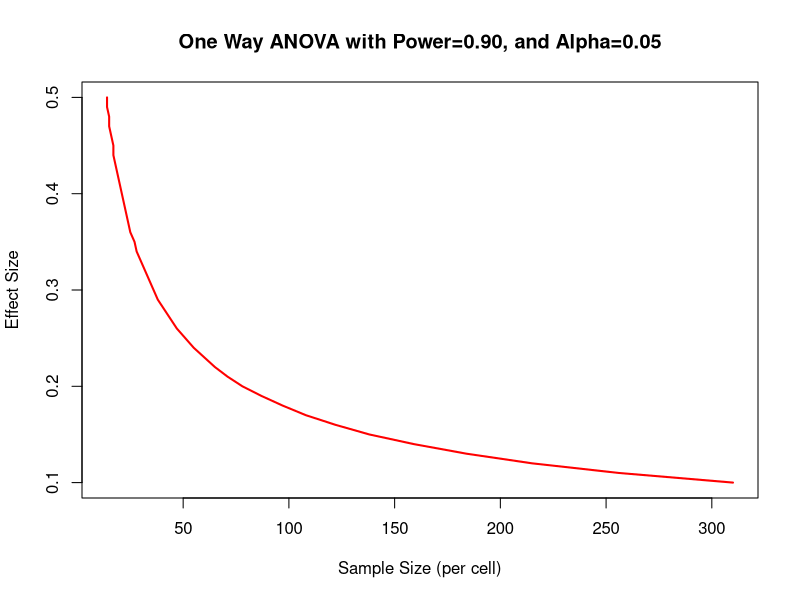
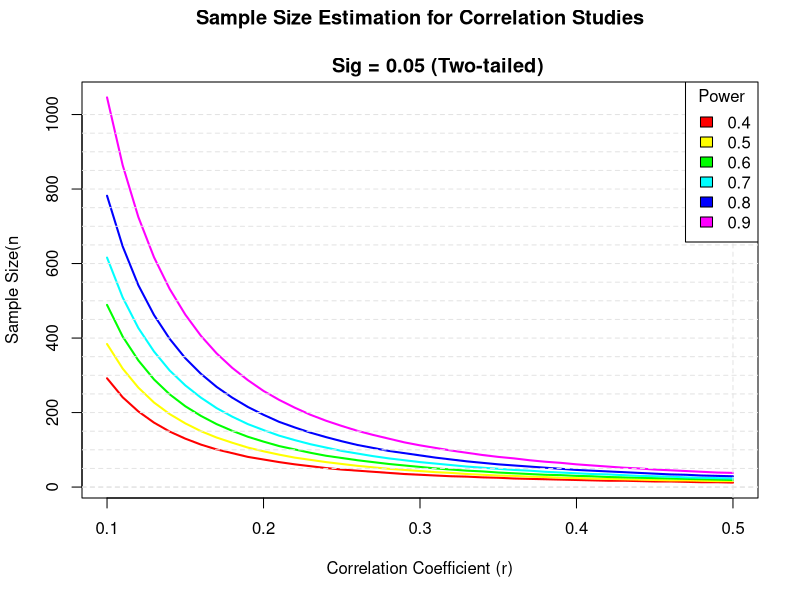

The R source for these figures, in order:

# Chapter 10. Power analysis


# This chapter covers
#   Determining sample size requirements
#   Calculating effect sizes
#   Assessing statistical power

# Remove most objects from the working environment
rm(list = ls())
options(stringsAsFactors = F)

# 10.2.1. t-tests
# Question 1
# install.packages("pwr")
library(pwr)
pwr.t.test(d=0.8, sig.level = 0.05, power=0.9, type = "two.sample",
           alternative = "two.sided")
#     Two-sample t test power calculation 
# 
#              n = 33.82555
#              d = 0.8
#       sig.level = 0.05
#           power = 0.9
#     alternative = two.sided
# 
# NOTE: n is number in *each* group


#===================================================================
# question 2
pwr.t.test(n=20, d=0.5, sig.level = 0.01, type = "two.sample",
           alternative = "two.sided")
#     Two-sample t test power calculation 
# 
#              n = 20
#              d = 0.5
#      sig.level = 0.01
#          power = 0.1439551
#    alternative = two.sided
# 
# NOTE: n is number in *each* group

#===================================================================
# 10.2.2. ANOVA
pwr.anova.test(k=5, f=0.25,sig.level = 0.05, power = 0.8)

#     Balanced one-way analysis of variance power calculation 
# 
#              k = 5
#              n = 39.1534
#              f = 0.25
#      sig.level = 0.05
#          power = 0.8
# 
# NOTE: n is number in each group

#===================================================================
# 10.2.3. Correlations

# question 3
pwr.r.test(r=0.25, sig.level = 0.05, power = 0.90, alternative = "greater")
#     approximate correlation power calculation (arctangh transformation) 
# 
#              n = 133.2803
#              r = 0.25
#      sig.level = 0.05
#          power = 0.9
# alternative = greater

#===================================================================
# 10.2.4. Linear models
pwr.f2.test(u=3, f2=0.0769, sig.level = 0.05, power=0.90)

#       Multiple regression power calculation 
# 
#                u = 3
#                v = 184.2426
#                f2 = 0.00769
#         sig.level = 0.05
#             power = 0.9

#       v=N-K-1-->N=v+K+1=185+7+1=193

#===================================================================
# 10.2.5. Tests of proportions
# question 4

pwr.2p.test(h=ES.h(0.65, 0.6), sig.level = 0.05, power = 0.9,
            alternative = "greater")
#   Difference of proportion power calculation for binomial 
#   distribution (arcsine transformation) 
# 
#            h = 0.1033347
#            n = 1604.007
#    sig.level = 0.05
#        power = 0.9
#  alternative = greater
# 
# NOTE: same sample sizes

#===================================================================
# 10.2.6. Chi-square tests

prob <- matrix(c(.42, .28, .03, .07, .10, .10), byrow=TRUE, nrow=3)
ES.w2(prob)
# [1] 0.1853198
pwr.chisq.test(w=0.1853, df=2, sig.level = 0.05, power=0.90)
#   Chi squared power calculation 
# 
#             w = 0.1853
#             N = 368.5317
#            df = 2
#     sig.level = 0.05
#         power = 0.9
# 
# NOTE: N is the number of observations

#===================================================================
# 10.2.7. Choosing an appropriate effect size in novel situations
# code listing 10.1. Sample sizes for detecting significant effects in a one-way ANOVA
library(pwr)
es <- seq(0.1, 0.5, 0.01)
nes <- length(es)

samsize <- NULL
for (i in 1:nes){
  result <- pwr.anova.test(k=5, f=es[i], sig.level = 0.05, power = 0.9)
  samsize[i] <- ceiling(result$n)
}

plot(samsize, es, type = "l", lwd=2, col="red",
     ylab = "Effect Size",
     xlab = "Sample Size (per cell)",
     main = "One Way ANOVA with Power=0.90, and Alpha=0.05")



# 10.3. Creating power analysis plots
# code listing Sample size curves for detecting correlations of various sizes

library(pwr)
r <- seq(0.1, 0.5, 0.01)
nr <- length(r)
nr

p <- seq(0.4, 0.9, 0.1)
np <- length(p)
np

samsize <- array(numeric(nr*np), dim = c(nr, np))
for (i in 1:np){
  for (j in 1:nr){
    result <- pwr.r.test(n =NULL, r = r[j],
    sig.level = 0.05, power = p[i],
    alternative = "two.sided")
    samsize[j, i] <- ceiling(result$n)
  }
}

xrange <- range(r)
yrange <- round(range(samsize))
colors <- rainbow(length(p))
plot(xrange, yrange, type = "n",
     xlab = "Correlation Coefficient (r)",
     ylab = "Sample Size(n")

for (i in 1:np){
  lines(r, samsize[,i], type = "l", lwd = 2, col=colors[i])
}

abline(v=0, h=seq(0, yrange[2],50), lty=2, col="grey89")
abline(h=0, v=seq(xrange[2], 0.02), lty=2, col="grey89")
title("Sample Size Estimation for Correlation Studies\n
      Sig = 0.05 (Two-tailed)")
legend("topright", title = "Power", as.character(p),
       fill = colors)
